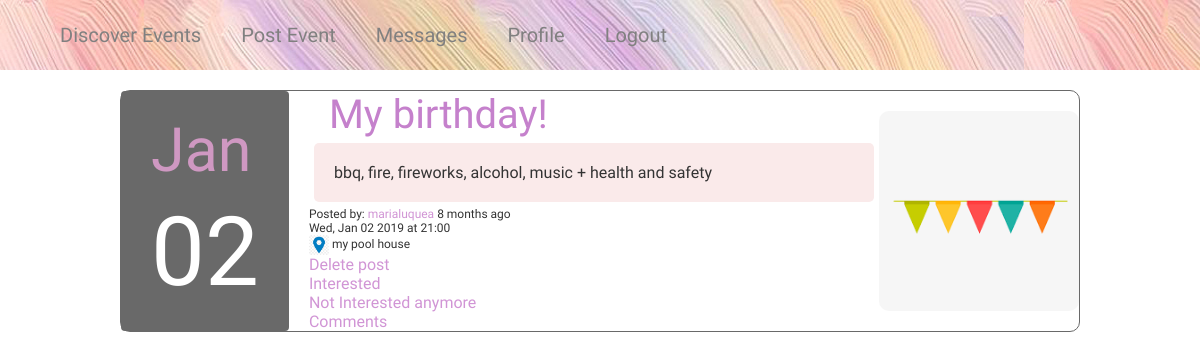
The app's page /discoverevents (signed in), older data.
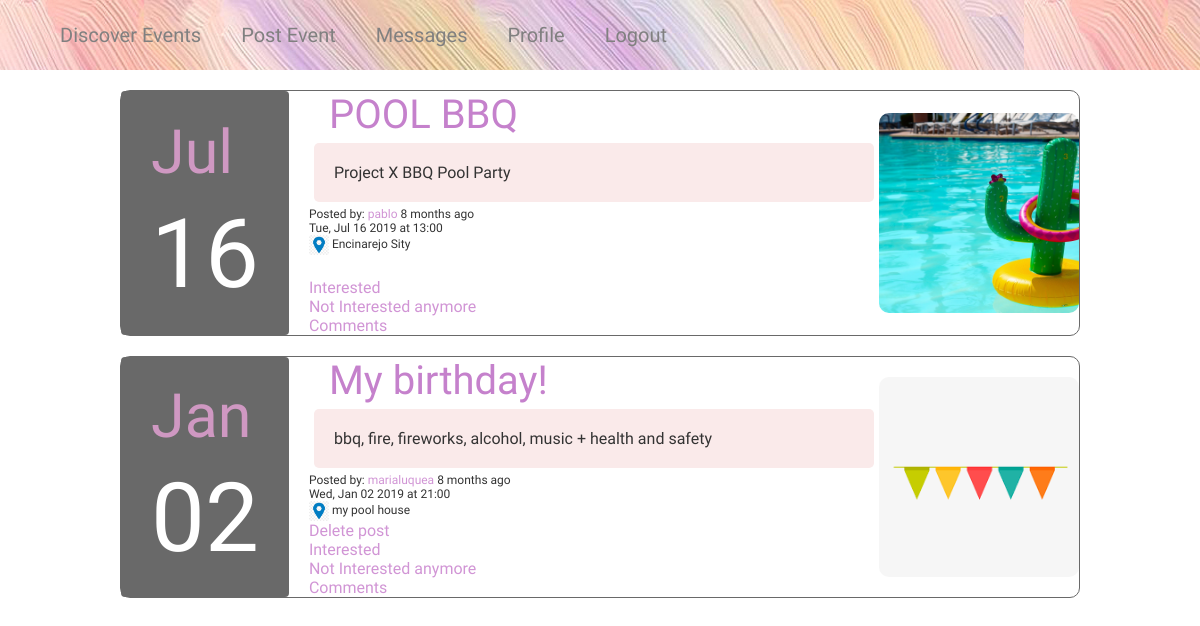
The same page, newer data.
### app/models.py (models this page shows, shortened)
class Post(db.Model):
    __tablename__ = 'post'
    id = db.Column(db.Integer, primary_key=True)
    title = db.Column(db.String(25))
    eventphoto = db.Column(db.String(50))
    date = db.Column(db.DateTime)
    time = db.Column(db.DateTime)
    venue = db.Column(db.String(70))
    body = db.Column(db.String(140))
    timestamp = db.Column(db.DateTime, index=True, default=datetime.utcnow)
    user_id = db.Column(db.Integer, db.ForeignKey('user.id'))
    userlist = db.relationship('UserList', backref='event_interested', lazy='dynamic')
    comments = db.relationship('Comment', backref='post', lazy='dynamic')

class User(UserMixin, db.Model):
    __tablename__ = 'user'
    id = db.Column(db.Integer, primary_key=True)
    username = db.Column(db.String(64), index=True, unique=True)
    email = db.Column(db.String(120), index=True, unique=True)
    password_hash = db.Column(db.String(128))
    profilepic = db.Column(db.String(50))
    posts = db.relationship('Post', backref='author', lazy='dynamic')
    about_me = db.Column(db.String(200))
    last_seen = db.Column(db.DateTime, default=datetime.utcnow)
    followed = db.relationship(
        'User', secondary=followers,
        primaryjoin=(followers.c.follower_id == id),
        secondaryjoin=(followers.c.followed_id == id),
        backref=db.backref('followers', lazy='dynamic'), lazy='dynamic')
    messages_sent = db.relationship('Message',foreign_keys='Message.sender_id',backref='author', lazy='dynamic')
    messages_received = db.relationship('Message',foreign_keys='Message.recipient_id',backref='recipient', lazy='dynamic')
    last_message_read_time = db.Column(db.DateTime)
    notifications = db.relationship('Notification', backref='user',lazy='dynamic')
    def new_messages(self):
        last_read_time = self.last_message_read_time or datetime(1900, 1, 1)
        return Message.query.filter_by(recipient=self).filter(
            Message.timestamp > last_read_time).count()

### main.py (the view)
@app.route('/')
@app.route('/discoverevents')
@login_required
def explore():
    page = request.args.get('page', 1, type=int)
    posts = Post.query.order_by(Post.timestamp.desc()).paginate(page, app.config['POSTS_PER_PAGE'], False)
    next_url = url_for('explore', page=posts.next_num) \
        if posts.has_next else None
    prev_url = url_for('explore', page=posts.prev_num) \
        if posts.has_prev else None
    return render_template("index.html", title='Discover new events!', posts=posts.items, next_url=next_url, prev_url=prev_url)

### app/models.py (called while the page is built)
@login.user_loader
def load_user(id):
    return User.query.get(int(id))

### main.py (called while the page is built)
@app.before_request
def before_request():
    if current_user.is_authenticated:
        current_user.last_seen = datetime.utcnow()
        db.session.commit()

### app/templates/index.html (shortened to what this page needs)
<head>
  <link rel="stylesheet" href="{{ url_for('static', filename='css/style.css') }}"/>
</head>
{% extends "base.html" %}
{% block app_content %}
  {% if posts %}
    {% for post in posts %}
      {% include '_post.html' %}
    {% endfor %}
  {% endif %}
{% endblock %}

### app/templates/_post.html (shortened to what this page needs)
<head>
  <link rel="stylesheet" href="{{ url_for('static', filename='css/style.css') }}"/>
  <link rel="stylesheet" href="{{ url_for('static', filename='css/style.css') }}"/>
</head>
<div class="post">
  <table>
    <tr class="date">
      <td class="fondo">
        <p class="event-month">{{ post.date.strftime("%b") }}</p>
        <p class="event-day">{{ post.date.strftime("%d") }}</p>
      </td>
      <td class="event">
        <a href="{{ url_for('post', post_id=post.id) }}" class="event-name">
          {{ post.title }}
        </a>
        <br>
        <div class="event-description">
          {{ post.body }}
        </div>
        <div class="event-info">
          Posted by:
          <a class="link" href="{{ url_for('user', username=post.author.username) }}">
            {{ post.author.username }}
          </a>
          {{ moment(post.timestamp).fromNow() }}
          <br>
          {{ post.date.strftime("%a, %b %d %Y") }}
          at {{ post.time.strftime("%H:%M") }}
          <br>
          <img src="../static/images/location.png" height="20px">
          {{ post.venue }}
        </div>
        {% if post.author.username == current_user.username %}
        <a  class="link" href="{{ url_for('delete_post', post_id=post.id) }}">Delete post</a>
        {% endif %}
        <br>
        <a class="link" href="{{ url_for('interested', post_id=post.id, user_id=current_user.id) }}">Interested</a>
        <br>
        <a class="link" href="{{ url_for('not_interested', post_id=post.id, user_id=current_user.id) }}">Not Interested anymore</a>
        <br>
        <a class="link" href="{{ url_for('comment', post_id=post.id)}}">Comments</a>
      </td>
      <td class="event-photo">
        <img src="{{ post.eventphoto }}">
      </td>
    </tr>
  </table>
</div>

Row changes from the older to the newer data that the page shows:
added Post: date "Jul", date "16", title "POOL BBQ", body "Project X BBQ Pool Party", author.username "pablo", timestamp "8 months ago", date "Tue, Jul 16 2019", time "13:00", venue "Encinarejo Sity", shows a picture
